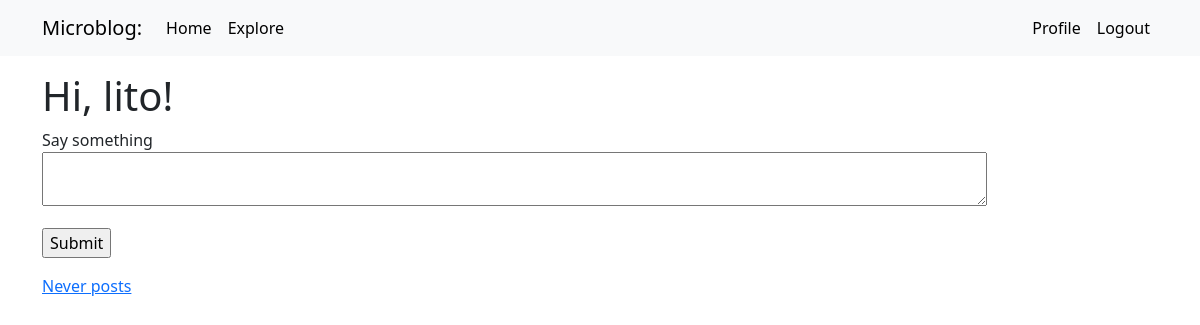
Before: /index?page=2 (signed in) with the older database file.
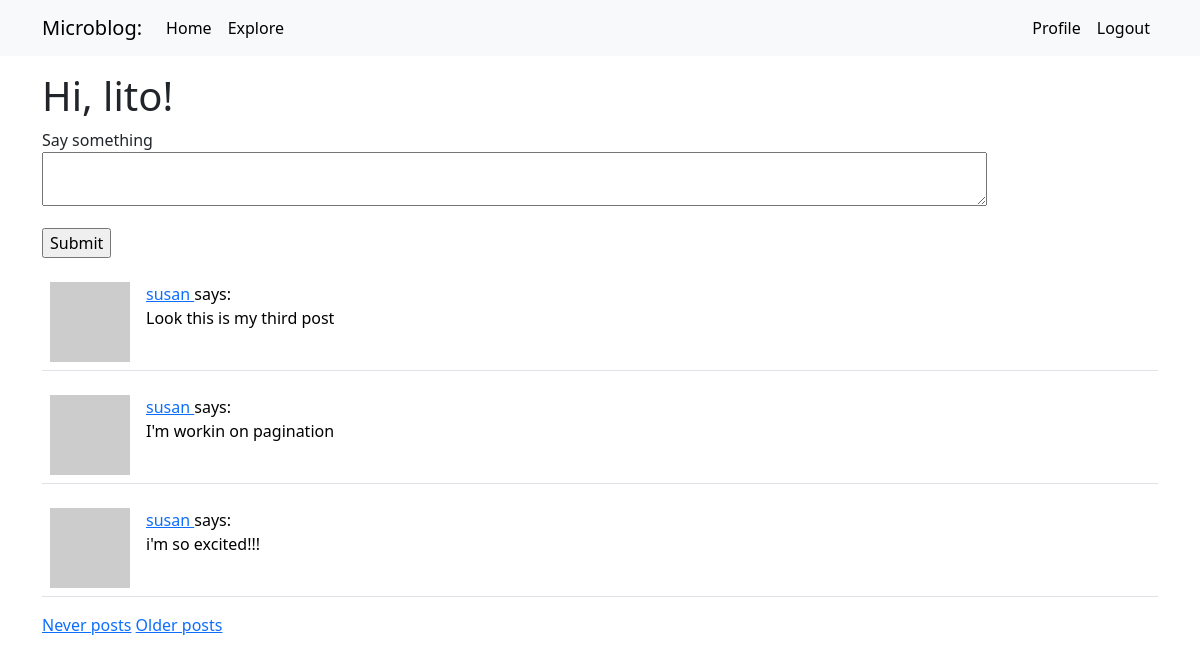
After: the same page with the newer database file.
### app/models.py (models this page shows, shortened)
class User(UserMixin,db.Model):
    id: so.Mapped[int] = so.mapped_column(primary_key=True)
    username: so.Mapped[str] = so.mapped_column(sa.String(64), index=True,
                                                unique=True)
    email: so.Mapped[str] = so.mapped_column(sa.String(120), index=True,
                                             unique=True)
    password_hash: so.Mapped[Optional[str]] = so.mapped_column(sa.String(256))
    posts: so.WriteOnlyMapped['Post'] = so.relationship(back_populates = 'author')
    about_me: so.Mapped[Optional[str]] = so.mapped_column(sa.String(140))
    last_seen: so.Mapped[Optional[datetime]] =so.mapped_column(default=lambda: datetime.now(timezone.utc))
    following: so.WriteOnlyMapped['User'] = so.relationship( secondary = followers, primaryjoin = (followers.c.follower_id ==id), secondaryjoin = (followers.c.followed_id == id),back_populates = 'followers')
    followers: so.WriteOnlyMapped['User'] = so.relationship(secondary= followers, primaryjoin = (followers.c.followed_id ==id), secondaryjoin= (followers.c.follower_id == id), back_populates = 'following')
    def following_posts(self):
        Author = so.aliased(User)
        Follower = so.aliased(User)
        return (
            sa.select(Post)
            .join(Post.author.of_type(Author))
            .join(Author.followers.of_type(Follower), isouter=True)
            .where(sa.or_(
                Follower.id == self.id,
                Author.id == self.id,
            ))
            .group_by(Post)
            .order_by(Post.timestamp.desc())
        )
    def avatar(self,size):
        digest = md5(self.email.lower().encode('utf-8')).hexdigest()
        return f'https://www.gravatar.com/avatar/{digest}?d=monsterid&s={size}'

class Post(db.Model):
    id:so.Mapped[int] = so.mapped_column(primary_key=True)
    body: so.Mapped[str] = so.mapped_column(sa.String(140))
    timestamp: so.Mapped[datetime] = so.mapped_column(
        index=True, default=lambda: datetime.now(timezone.utc))
    user_id: so.Mapped[int] = so.mapped_column(sa.ForeignKey(User.id),
                                               index=True)
    author: so.Mapped[User] = so.relationship(back_populates='posts')

### app/routes.py (the view)
@app.route('/', methods = ['GET', 'POST'])
@app.route('/index', methods = ['GET', 'POST'])
@login_required
def index():
    form = PostForm()
    if form.validate_on_submit():
        post = Post(body = form.post.data, author = current_user)
        db.session.add(post)
        db.session.commit()
        flash('Your post is now live!')
        return redirect(url_for('index'))
    page = request.args.get('page',1,type = int)
    posts = db.paginate(current_user.following_posts(), page = page, per_page = app.config['POSTS_PER_PAGE'], error_out = False)
    next_url = url_for('index', page = posts.next_num) if posts.has_next else None
    prev_url = url_for('index', page = posts.prev_num) if posts.has_prev else None
    return render_template("index.html", title = 'Home', form = form, posts = posts.items, next_url = next_url, prev_url=prev_url)

### app/forms.py
class PostForm(FlaskForm):
        post = TextAreaField('Say something', validators = [DataRequired(), Length(min=1, max=140)])
        submit = SubmitField('Submit')

### app/models.py (called while the page is built)
@login.user_loader
def load_user(id):
    return db.session.get(User,int(id))

### app/routes.py (called while the page is built)
@app.before_request
def before_request():
    if current_user.is_authenticated:
        current_user.last_seen = datetime.now(timezone.utc)
        db.session.commit()

### app/templates/index.html (shortened to what this page needs)
{% extends "base.html" %}
{% block content %}
<h1>Hi, {{ current_user.username }}!</h1>
    {% if form %}
    <form action = "" method = "POST">
        <p>
            {{ form.post.label }} <br>
            {{ form.post(cols = 100, rows = 2) }} <br>
        </p>
        <p> {{ form.submit() }}</p>
    </form>
    {% endif %}
    {% for post in posts %}
        {% include '_post.html' %}
    {% endfor %}
    {% if prev_url %}
    <a href = "{{ prev_url }}">Never posts</a>
    {% endif %}
    {% if next_url %}
    <a href="{{ next_url }}">Older posts</a>
    {% endif %}
{% endblock %}

### app/templates/base.html (shortened to what this page needs)
<!DOCTYPE html>
<html lang="en">
<head>
    <link
    href="https://cdn.jsdelivr.net/npm/bootstrap@5.3.2/dist/css/bootstrap.min.css"
    rel="stylesheet"
>
</head>
<body>
    <nav class="navbar navbar-expand-lg bg-body-tertiary">
        <div class = "container">
            <a class = "navbar-brand" href = "#">Microblog: </a>
            <div class = "collapse navbar-collapse" id="navbarSupportedContent">
                <ul class = "navbar-nav me-auto mb-2 mb-lg-0">
                    <li class = "nav-item">
                        <a class = "nav-link active" aria-current = "page" href = "{{ url_for('index') }}"> Home </a>
                    </li>
                    <li class = "nav-item">
                        <a class = "nav-link active"  aria-current = "page" href="{{ url_for('explore') }}">Explore</a>
                    </li>
                </ul>
                <ul class = "navbar-nav mb-2 mb-lg-0">
                    {% if current_user.is_anonymous %}
                    <li class = "nav-item">
                        <a class = "nav-link active" aria-current = "page" href = "{{ url_for('login') }}"> Login </a>
                    </li>
                    {% else %}
                    <li class = "nav-item">
                        <a class = "nav-link active" aria-current = "page" href = "{{ url_for('user', username = current_user.username) }}">Profile</a>
                    </li>
                    <li class = "nav-item">
                        <a class = "nav-link active" aria-current = "page" href = "{{ url_for('logout') }}"> Logout </a>
                    </li>
                    {% endif %}
                </ul>
            </div>
        </div>
    </nav>
    <div class = "container mt-3">
        {% block content %}{% endblock %}
    </div>
</body>
</html>

### app/templates/_post.html
<table class = "table table-hover">
    <tr>
        <td width = "70px">
            <a href = "{{ url_for('user', username=post.author.username) }}">
                <img src="{{ post.author.avatar(36) }}">
            </a>
        </td>
        <td>
            <a href="{{ url_for('user', username=post.author.username) }}">
                {{ post.author.username }}
            </a>
            says:<br>{{ post.body }}
        </td>
    </tr>
</table>

Changed rows visible on the page:
added Post: author.username "susan", body "Look this is my third post"
added Post: author.username "susan", body "I'm workin on pagination"
now on this page (row unchanged): Post: author.username "susan", body "i'm so excited!!!"
Other visible differences:
text now shown: "Older posts"
